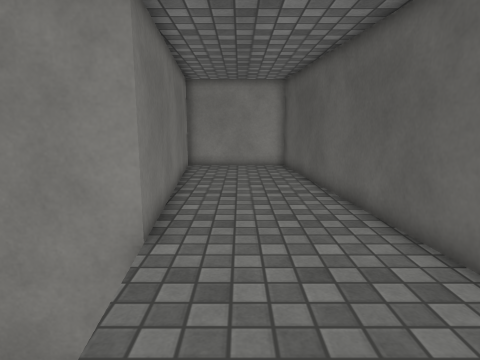
view 1 (above)

12 first-person views from a walk through a Unity game level. The camera is 1.2 m above the floor, tilts 10° down and sees 75° across. The floor is counted in squares, 0.5 m on a side. Each view is taken from the middle of a square. On the plan, view 1 faces up. The plan holds only what a view shows up to about 19 squares ahead; the rest is blank. The place goes on beyond the plan. The player is left out. Surface patterns are stand-ins for the level's own textures.

view 2
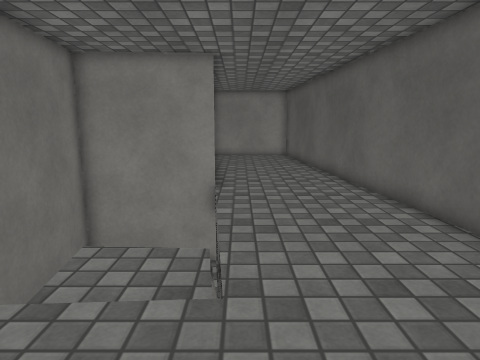

view 3
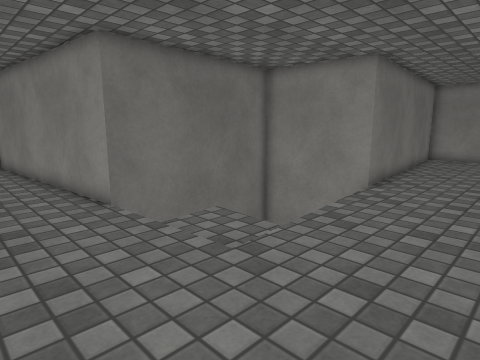

view 4
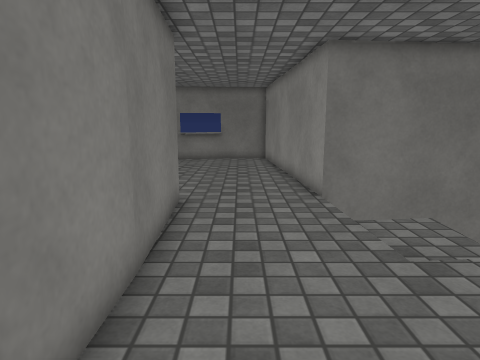

view 5
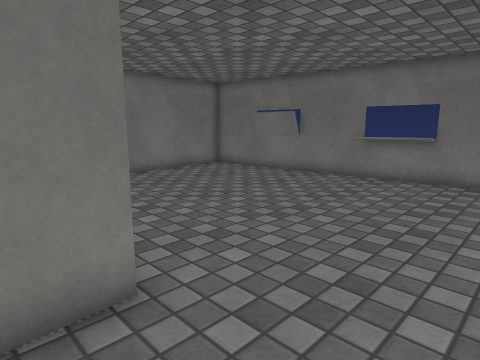

view 6
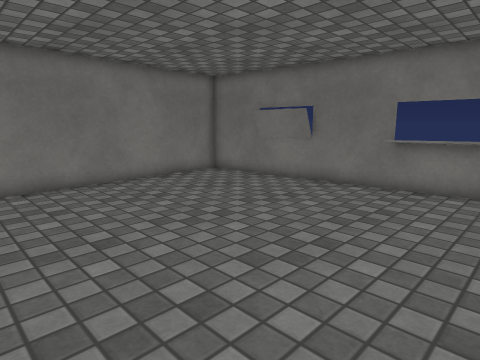

view 7
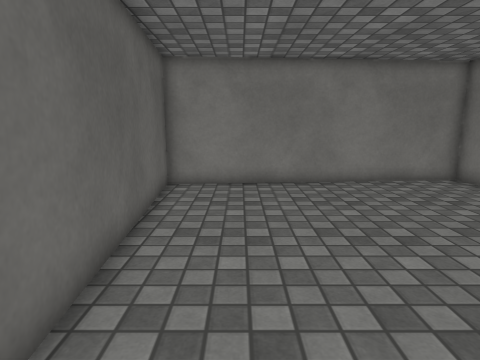

view 8
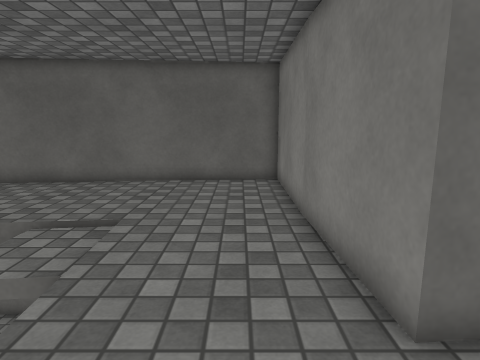

view 9
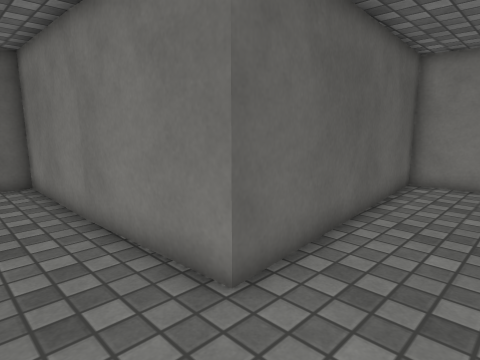

view 10
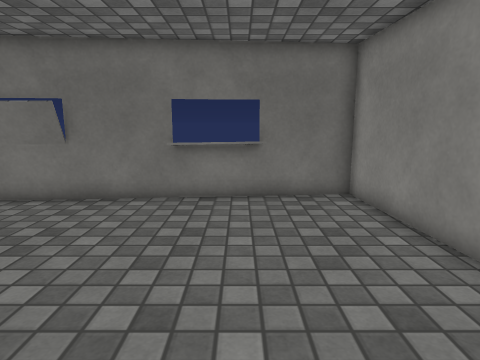

view 11
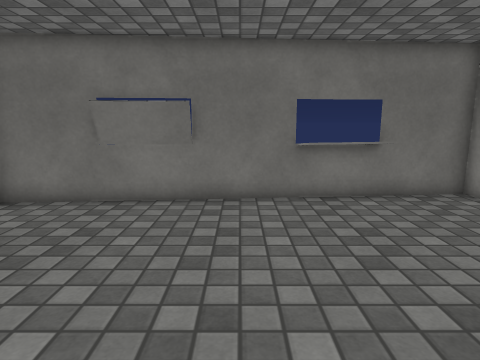

view 12
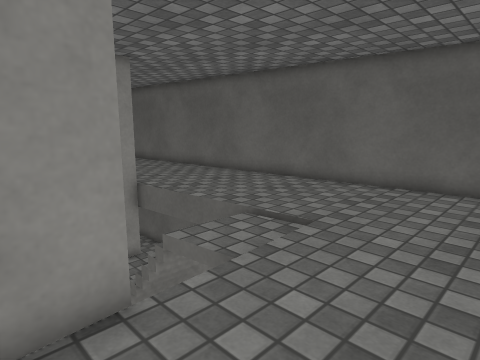

### Floor plan
Key: @ floor where view 1 was taken; # wall or solid block; . main floor; - floor 1.5 m lower than the main floor; / step, stairs or slope; = window, fence, low wall or low ledge; ^ raised ledge; v drop or lower ground.
Columns run from 19 left of view 1 to 5 right of it. Each row starts with its distance up from view 1.
 19                 v#####v
 18                 #.....#
 17                 #.....#
 16                 #.....#
 15                 #.....#
 14                 #.....#
 13                 #.....#
 12                 #.....#
 11                  #....#
 10                  #....#
  9                  #....#v
  8                  #.....#
  7                  #.....#
  6             ######.....#
  5             #   -v.....#
  4             #   -v.....#
  3             #    v.....#
  2             #  //=.....#
  1             #  //=.....#
  0             v  ///.@...#
 -1                ........#
 -2          v####v........#v
 -3 v#########..............#
 -4 #.......................#
 -5 #.......................#
 -6 v^......................#
 -7  ^^..........###########v
 -8  ^^..........#
 -9  ^^..........#
-10  #...........#
-11  #...........#
-12  #............#
-13  ##...........#
-14  ##...........#
-15  ##...........#
-16  #............#
-17  #............#
-18  v############v

Where each view was taken, in squares from view 1:
view 1: 0 up, 0 right, facing up
view 2: 6 down, 1 left, facing up
view 3: 6 down, 3 right, facing up-left
view 4: 5 down, 4 right, facing left
view 5: 3 down, 4 left, facing down-left
view 6: 5 down, 6 left, facing down-left
view 7: 5 down, 8 left, facing down
view 8: 5 down, 9 left, facing right
view 9: 4 down, 9 left, facing down-right
view 10: 7 down, 8 left, facing left
view 11: 11 down, 8 left, facing left
view 12: 6 down, 8 left, facing up-right
